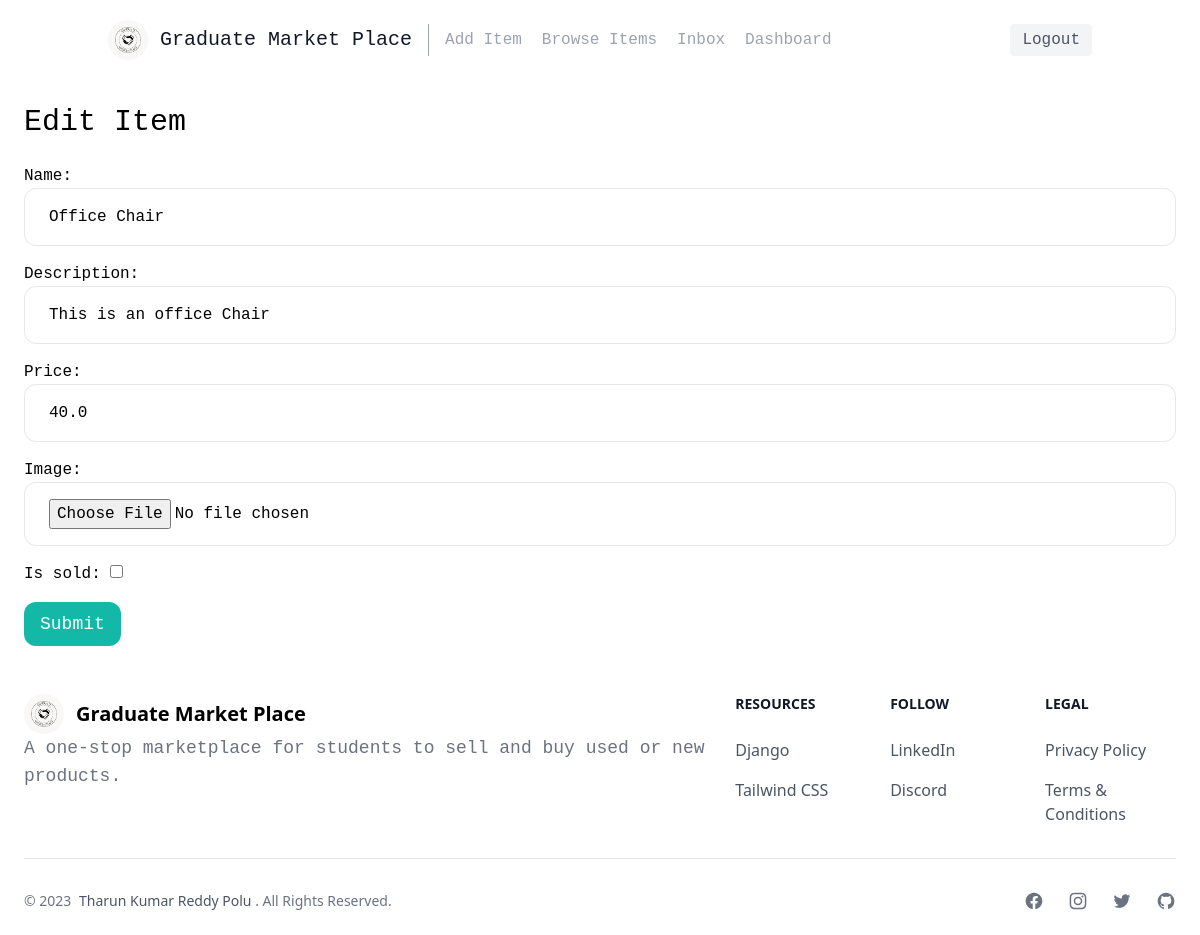
Screenshot of /items/2/edititem/ (signed in) with the database file from the repository.
### item/models.py (models this page shows, shortened)
class Item(models.Model):
    category = models.ForeignKey(Category, related_name='items', on_delete=models.CASCADE)
    name = models.CharField(max_length=255)
    description = models.TextField(blank=True, null=True)
    price = models.FloatField()
    image = models.ImageField(upload_to='item_images', blank=True, null=True)
    is_sold = models.BooleanField(default=False)
    posted_by = models.ForeignKey(User, related_name='items', on_delete=models.CASCADE)
    posted_at = models.DateTimeField(auto_now_add=True)

### item/views.py (the view)
# urls.py: path('<int:pk>/edititem/', views.edit_item, name='edititem'),
@login_required
def edit_item(request,pk):
    item = get_object_or_404(Item, pk=pk, posted_by=request.user)
    if request.method == 'POST':
        form = EditItemForm(request.POST, request.FILES, instance=item)
        if form.is_valid():
            form.save()
            return redirect('item:detail', pk=item.id)
    else:
        form = EditItemForm(instance=item)
    return render(request, 'item/form.html',{
        'form': form,
        'title': 'Edit Item',
    })

### item/forms.py
class EditItemForm(forms.ModelForm):
    class Meta:
        model = Item
        fields = ('name', 'description', 'price', 'image', 'is_sold')
        widgets = {
            'name': forms.TextInput(attrs={
                'class': INPUT_CLASSES
            }),
            'description': forms.TextInput(attrs={
                'class': INPUT_CLASSES
            }),
            'price': forms.TextInput(attrs={
                'class': INPUT_CLASSES
            }),
            'image': forms.FileInput(attrs={
                'class': INPUT_CLASSES
            }),
        }

### item/templates/item/form.html (shortened to what this page needs)
{% extends 'core/base.html' %}
{% block content %}
<h1 class="mb-6 text-3xl font-mono">{{ title }}</h1>
<form method="post" action="." enctype="multipart/form-data">
    <div class="space-y-4 font-mono">
        {{ form.as_p }}
    </div>
    <button class="mt-4 py-2 px-4 text-lg bg-teal-500 hover:bg-teal-700 rounded-xl text-white font-mono">Submit</button>
</form>
{% endblock %}

### rows the page displays
Item: name "Office Chair", description "This is an office Chair", price "40.0"

### other values shown
{{ title }} "Edit Item"
